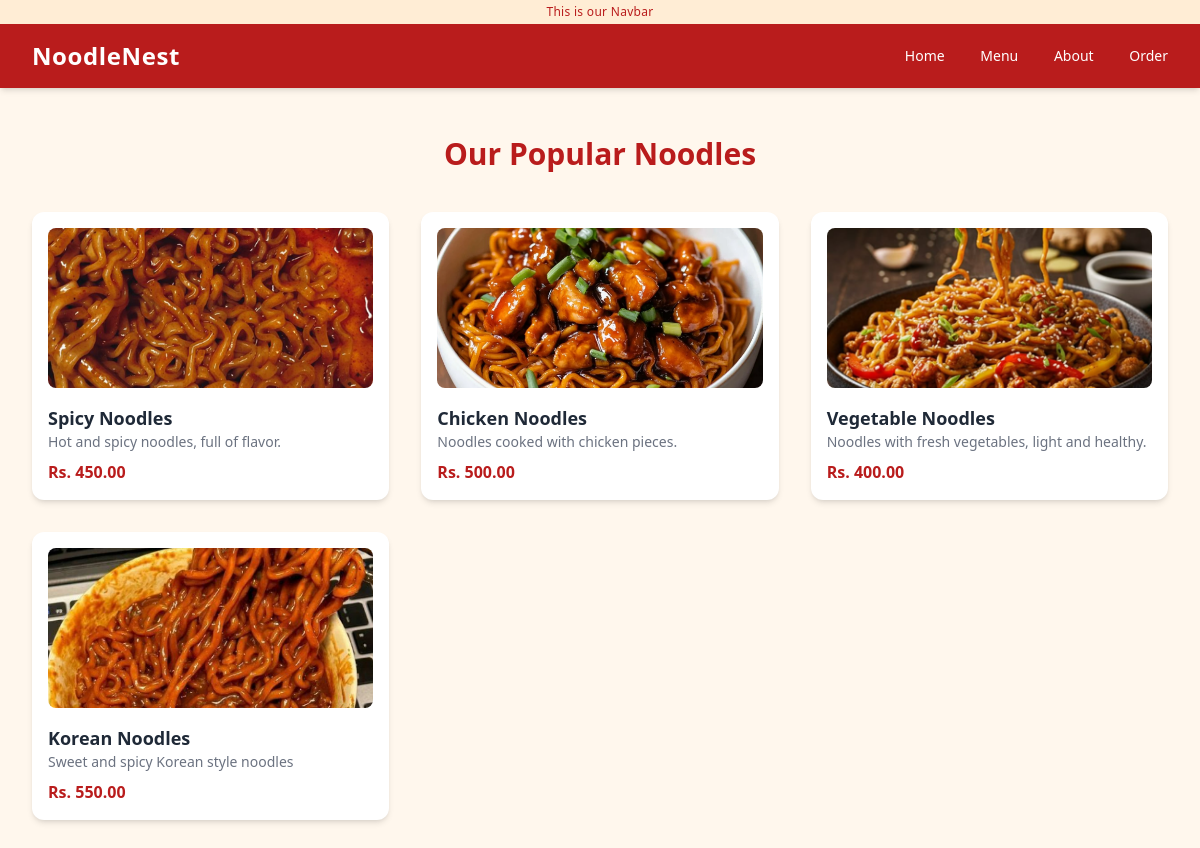
The app's page /menu/ with its own data.
### apps/noodles/models.py (models this page shows, shortened)
class Noodle(models.Model):
    name = models.CharField(max_length=100)
    description = models.TextField()
    price = models.DecimalField(max_digits=8, decimal_places=2)
    image = models.ImageField(upload_to='noodles/')
    category = models.ForeignKey(Category, on_delete=models.CASCADE)

### apps/noodles/views.py (the view)
# urls.py: path('menu/', menu, name='menu'),
def menu(request):
    noodles = Noodle.objects.all()
    return render(request, 'noodles/menu.html', {'noodles': noodles})

### templates/noodles/menu.html (shortened to what this page needs)
{% extends 'noodles/layout.html' %}
{% block content %}
<div class="px-8 py-12">
    <h2 class="text-3xl font-bold text-center text-red-700 mb-10">Our Popular Noodles </h2>
    <div class="grid grid-cols-1 sm:grid-cols-2 md:grid-cols-3 gap-8">
        {% for noodle in noodles %}
        <div class="bg-white rounded-xl shadow-md p-4 hover:shadow-lg transition duration-200">
            <img src="{{ noodle.image.url }}" alt="{{ noodle.name }}" class="w-full h-40 object-cover rounded-lg mb-4">
            <h3 class="text-lg font-semibold text-gray-800">{{ noodle.name }}</h3>
            <p class="text-sm text-gray-500">{{ noodle.description }}</p>
            <p class="text-red-700 font-bold mt-2">Rs. {{ noodle.price }}</p>
        </div>
        {% endfor %}
    </div>
</div>
{% endblock %}

### templates/noodles/layout.html (shortened to what this page needs)
<!DOCTYPE html>
<html lang="en">
<head>
    <script src="https://cdn.tailwindcss.com"></script>
</head>
<body class="bg-orange-50 text-gray-800">
    <p class="text-center text-xs text-red-700 bg-orange-100 py-1 tracking-wide">This is our Navbar</p>
    <nav class="flex justify-between items-center px-8 py-4 bg-red-700 text-white shadow-md sticky top-0 z-50">
        <h1 class="text-2xl font-bold tracking-wide flex items-center gap-2">
             NoodleNest
        </h1>
        <div class="space-x-8 text-sm font-medium">
            <a href="{% url 'home' %}" class="hover:text-orange-200 transition duration-200">Home</a>
            <a href="{% url 'menu' %}" class="hover:text-orange-200 transition duration-200">Menu</a>
            <a href="{% url 'about' %}" class="hover:text-orange-200 transition duration-200">About</a>
            <a href="{% url 'order' %}" class="hover:text-orange-200 transition duration-200">Order</a>
        </div>
    </nav>
    {% block content %}
    {% endblock %}
</body>
</html>

### records on screen
Noodle: image (picture), name "Spicy Noodles", description "Hot and spicy noodles, full of flavor.", price "450.00"
Noodle: image (picture), name "Chicken Noodles", description "Noodles cooked with chicken pieces.", price "500.00"
Noodle: image (picture), name "Vegetable Noodles", description "Noodles with fresh vegetables, light and healthy.", price "400.00"
Noodle: image (picture), name "Korean Noodles", description "Sweet and spicy Korean style noodles", price "550.00"
